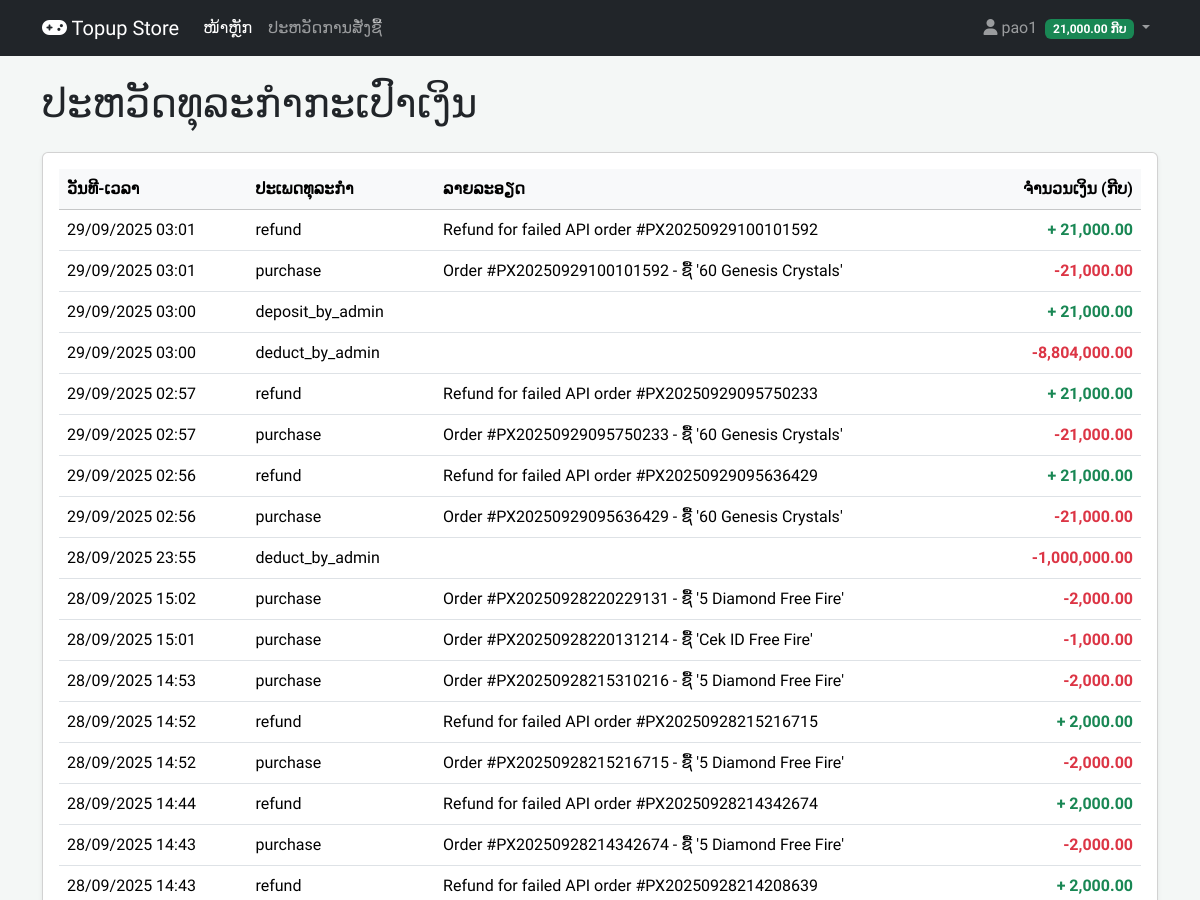
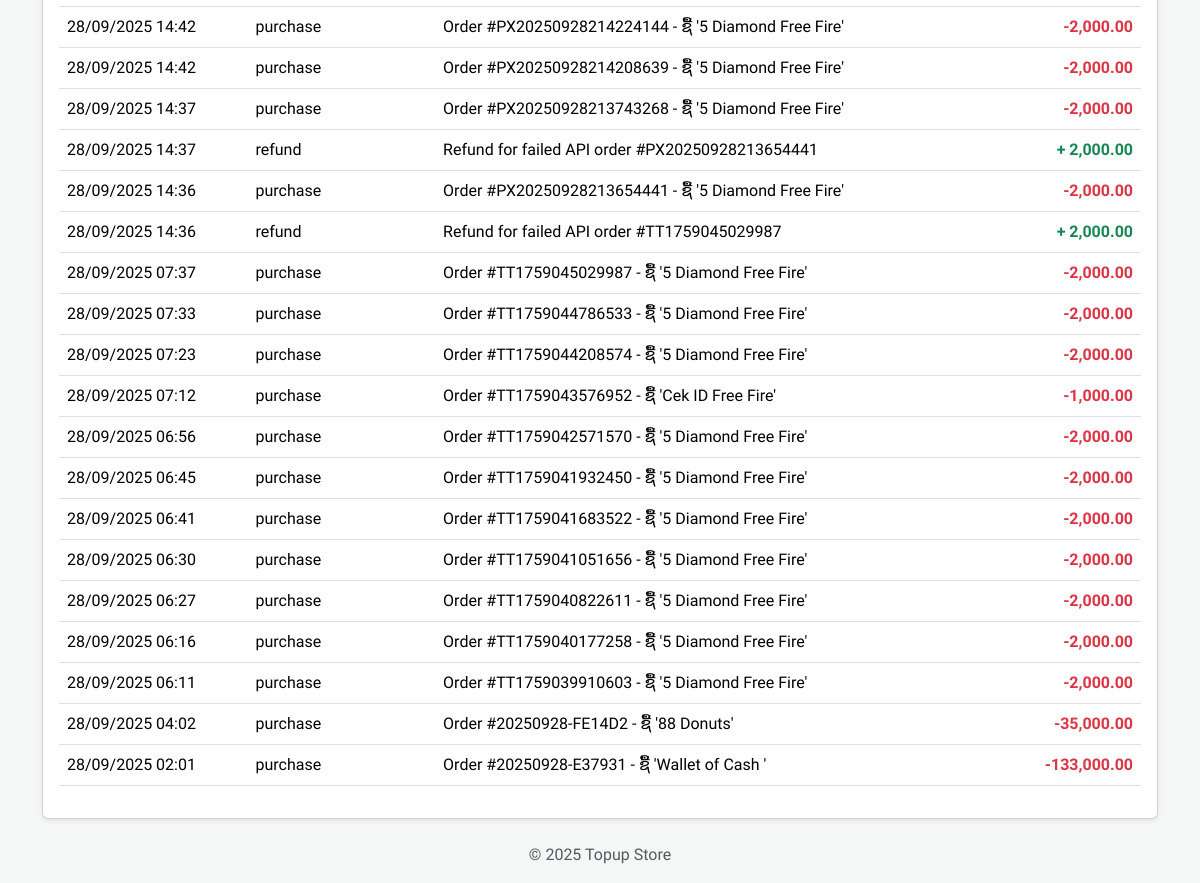
Screenshot of /frontend/wallet_history.php (signed in) with the database file from the repository (2 pictures, top to bottom).
### tables this page shows
CREATE TABLE `members` (
  `id` int(11) NOT NULL,
  `username` varchar(50) NOT NULL,
  `password` varchar(255) NOT NULL,
  `wallet_balance` decimal(10,2) NOT NULL DEFAULT 0.00,
  `created_at` timestamp NOT NULL DEFAULT current_timestamp()
);

CREATE TABLE `wallet_transactions` (
  `id` int(11) NOT NULL,
  `member_id` int(11) NOT NULL,
  `amount` decimal(10,2) NOT NULL,
  `transaction_type` varchar(50) NOT NULL,
  `notes` text DEFAULT NULL,
  `created_at` timestamp NOT NULL DEFAULT current_timestamp()
);

### frontend/wallet_history.php (the view, shortened to what this page needs)
<?php
require_once 'header.php';
$member_id = $_SESSION['member_id'];
$sql = "SELECT amount, transaction_type, notes, created_at
        FROM wallet_transactions
        WHERE member_id = ?
        ORDER BY created_at DESC";
$stmt = $conn->prepare($sql);
$stmt->bind_param("i", $member_id);
$stmt->execute();
$transactions_result = $stmt->get_result();
?>
<h1 class="mb-4">ປະຫວັດທຸລະກຳກະເປົາເງິນ</h1>
<div class="card shadow-sm">
    <div class="card-body">
        <div class="table-responsive">
            <table class="table table-hover">
                <thead class="table-light">
                    <tr>
                        <th>ວັນທີ-ເວລາ</th>
                        <th>ປະເພດທຸລະກຳ</th>
                        <th>ລາຍລະອຽດ</th>
                        <th class="text-end">ຈຳນວນເງິນ (ກີບ)</th>
                    </tr>
                </thead>
                <tbody>
                    <?php if ($transactions_result && $transactions_result->num_rows > 0): ?>
                        <?php while($trans = $transactions_result->fetch_assoc()): ?>
                            <tr>
                                <td><?php echo date('d/m/Y H:i', strtotime($trans['created_at'])); ?></td>
                                <td><?php echo htmlspecialchars($trans['transaction_type']); ?></td>
                                <td><?php echo htmlspecialchars($trans['notes']); ?></td>
                                <td class="text-end fw-bold">
                                    <?php
                                    $amount = $trans['amount'];
                                    if ($amount > 0) {
                                        echo '<span class="text-success">+ ' . number_format($amount, 2) . '</span>';
                                    } else {
                                        echo '<span class="text-danger">' . number_format($amount, 2) . '</span>';
                                    }
                                    ?>
                                </td>
                            </tr>
                        <?php endwhile; ?>
                    <?php else: ?>
                        <tr>
                            <td colspan="4" class="text-center text-muted">ຍັງບໍ່ມີປະຫວັດທຸລະກຳ.</td>
                        </tr>
                    <?php endif; ?>
                </tbody>
            </table>
        </div>
    </div>
</div>
</main> <footer class="container mt-4 text-center text-muted">
    <p>&copy; <?php echo date('Y'); ?> Topup Store</p>
</footer>
</body>
</html>

### frontend/header.php (shortened to what this page needs)
<?php
require_once 'db.php';
$member_id = $_SESSION['member_id'];
$wallet_balance = 0;
if (isset($conn) && $conn instanceof mysqli) {
    $stmt = $conn->prepare("SELECT wallet_balance FROM members WHERE id = ?");
    if ($stmt) {
        $stmt->bind_param("i", $member_id);
        $stmt->execute();
        $result = $stmt->get_result();
        if ($result->num_rows > 0) {
            $member = $result->fetch_assoc();
            $wallet_balance = $member['wallet_balance'] ?? 0;
        }
    }
}
?>
<!DOCTYPE html>
<html lang="lo">
<head>
    <link href="https://cdn.jsdelivr.net/npm/bootstrap@5.3.3/dist/css/bootstrap.min.css" rel="stylesheet">
    <link rel="stylesheet" href="https://cdnjs.cloudflare.com/ajax/libs/font-awesome/6.5.1/css/all.min.css">
</head>
<body>
<nav class="navbar navbar-expand-lg navbar-dark bg-dark sticky-top">
    <div class="container">
        <a class="navbar-brand" href="index.php"><i class="fas fa-gamepad"></i> Topup Store</a>
        <div class="collapse navbar-collapse" id="navbarNav">
            <ul class="navbar-nav me-auto mb-2 mb-lg-0">
                <li class="nav-item"><a class="nav-link active" href="index.php">ໜ້າຫຼັກ</a></li>
                <li class="nav-item"><a class="nav-link" href="history.php">ປະຫວັດການສັ່ງຊື້</a></li>
            </ul>
            <ul class="navbar-nav">
                <li class="nav-item dropdown">
                    <a class="nav-link dropdown-toggle" href="#" role="button" data-bs-toggle="dropdown">
                        <i class="fas fa-user"></i> <?php echo htmlspecialchars($_SESSION['member_username']); ?>
                        <span class="badge bg-success ms-1"><?php echo number_format($wallet_balance, 2); ?> ກີບ</span>
                    </a>
                </li>
            </ul>
        </div>
    </div>
</nav>
<main class="container mt-4">

### frontend/header.php (style rules this page uses)
body { font-family: 'Kanit', sans-serif; background-color: #f4f7f6; }

### rows the page displays
members: wallet_balance "21,000.00"
wallet_transactions: created_at "29/09/2025 03:01", transaction_type "refund", notes "Refund for failed API order #PX20250929100101592", amount "21,000.00"
wallet_transactions: created_at "29/09/2025 03:01", transaction_type "purchase", notes "Order #PX20250929100101592 - ຊື້ '60 Genesis Crystals'", amount "-21,000.00"
wallet_transactions: created_at "29/09/2025 03:00", transaction_type "deposit_by_admin", amount "21,000.00"
wallet_transactions: created_at "29/09/2025 03:00", transaction_type "deduct_by_admin", amount "-8,804,000.00"
wallet_transactions: created_at "29/09/2025 02:57", transaction_type "refund", notes "Refund for failed API order #PX20250929095750233", amount "21,000.00"
wallet_transactions: created_at "29/09/2025 02:57", transaction_type "purchase", notes "Order #PX20250929095750233 - ຊື້ '60 Genesis Crystals'", amount "-21,000.00"
wallet_transactions: created_at "29/09/2025 02:56", transaction_type "refund", notes "Refund for failed API order #PX20250929095636429", amount "21,000.00"
wallet_transactions: created_at "29/09/2025 02:56", transaction_type "purchase", notes "Order #PX20250929095636429 - ຊື້ '60 Genesis Crystals'", amount "-21,000.00"
wallet_transactions: created_at "28/09/2025 23:55", transaction_type "deduct_by_admin", amount "-1,000,000.00"
wallet_transactions: created_at "28/09/2025 15:02", transaction_type "purchase", notes "Order #PX20250928220229131 - ຊື້ '5 Diamond Free Fire'", amount "-2,000.00"
wallet_transactions: created_at "28/09/2025 15:01", transaction_type "purchase", notes "Order #PX20250928220131214 - ຊື້ 'Cek ID Free Fire'", amount "-1,000.00"
wallet_transactions: created_at "28/09/2025 14:53", transaction_type "purchase", notes "Order #PX20250928215310216 - ຊື້ '5 Diamond Free Fire'", amount "-2,000.00"
wallet_transactions: created_at "28/09/2025 14:52", transaction_type "refund", notes "Refund for failed API order #PX20250928215216715", amount "2,000.00"
wallet_transactions: created_at "28/09/2025 14:52", transaction_type "purchase", notes "Order #PX20250928215216715 - ຊື້ '5 Diamond Free Fire'", amount "-2,000.00"
wallet_transactions: created_at "28/09/2025 14:44", transaction_type "refund", notes "Refund for failed API order #PX20250928214342674", amount "2,000.00"
wallet_transactions: created_at "28/09/2025 14:43", transaction_type "purchase", notes "Order #PX20250928214342674 - ຊື້ '5 Diamond Free Fire'", amount "-2,000.00"
wallet_transactions: created_at "28/09/2025 14:43", transaction_type "refund", notes "Refund for failed API order #PX20250928214208639", amount "2,000.00"
wallet_transactions: created_at "28/09/2025 14:42", transaction_type "purchase", notes "Order #PX20250928214224144 - ຊື້ '5 Diamond Free Fire'", amount "-2,000.00"
wallet_transactions: created_at "28/09/2025 14:42", transaction_type "purchase", notes "Order #PX20250928214208639 - ຊື້ '5 Diamond Free Fire'", amount "-2,000.00"
wallet_transactions: created_at "28/09/2025 14:37", transaction_type "purchase", notes "Order #PX20250928213743268 - ຊື້ '5 Diamond Free Fire'", amount "-2,000.00"
wallet_transactions: created_at "28/09/2025 14:37", transaction_type "refund", notes "Refund for failed API order #PX20250928213654441", amount "2,000.00"
wallet_transactions: created_at "28/09/2025 14:36", transaction_type "purchase", notes "Order #PX20250928213654441 - ຊື້ '5 Diamond Free Fire'", amount "-2,000.00"
wallet_transactions: created_at "28/09/2025 14:36", transaction_type "refund", notes "Refund for failed API order #TT1759045029987", amount "2,000.00"
wallet_transactions: created_at "28/09/2025 07:37", transaction_type "purchase", notes "Order #TT1759045029987 - ຊື້ '5 Diamond Free Fire'", amount "-2,000.00"
wallet_transactions: created_at "28/09/2025 07:33", transaction_type "purchase", notes "Order #TT1759044786533 - ຊື້ '5 Diamond Free Fire'", amount "-2,000.00"
wallet_transactions: created_at "28/09/2025 07:23", transaction_type "purchase", notes "Order #TT1759044208574 - ຊື້ '5 Diamond Free Fire'", amount "-2,000.00"
wallet_transactions: created_at "28/09/2025 07:12", transaction_type "purchase", notes "Order #TT1759043576952 - ຊື້ 'Cek ID Free Fire'", amount "-1,000.00"
wallet_transactions: created_at "28/09/2025 06:56", transaction_type "purchase", notes "Order #TT1759042571570 - ຊື້ '5 Diamond Free Fire'", amount "-2,000.00"
wallet_transactions: created_at "28/09/2025 06:45", transaction_type "purchase", notes "Order #TT1759041932450 - ຊື້ '5 Diamond Free Fire'", amount "-2,000.00"
wallet_transactions: created_at "28/09/2025 06:41", transaction_type "purchase", notes "Order #TT1759041683522 - ຊື້ '5 Diamond Free Fire'", amount "-2,000.00"
wallet_transactions: created_at "28/09/2025 06:30", transaction_type "purchase", notes "Order #TT1759041051656 - ຊື້ '5 Diamond Free Fire'", amount "-2,000.00"
wallet_transactions: created_at "28/09/2025 06:27", transaction_type "purchase", notes "Order #TT1759040822611 - ຊື້ '5 Diamond Free Fire'", amount "-2,000.00"
wallet_transactions: created_at "28/09/2025 06:16", transaction_type "purchase", notes "Order #TT1759040177258 - ຊື້ '5 Diamond Free Fire'", amount "-2,000.00"
wallet_transactions: created_at "28/09/2025 06:11", transaction_type "purchase", notes "Order #TT1759039910603 - ຊື້ '5 Diamond Free Fire'", amount "-2,000.00"
wallet_transactions: created_at "28/09/2025 04:02", transaction_type "purchase", notes "Order #20250928-FE14D2 - ຊື້ '88 Donuts'", amount "-35,000.00"
wallet_transactions: created_at "28/09/2025 02:01", transaction_type "purchase", notes "Order #20250928-E37931 - ຊື້ 'Wallet of Cash '", amount "-133,000.00"

### other values shown
$_SESSION['member_username'] "pao1"
